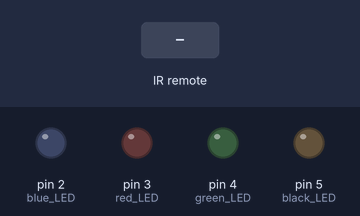
Bench run of a sketch on a simulated Arduino Uno, built with avr-gcc and run on an emulated ATmega328P. Parts: output pins drawn as LEDs (lit = HIGH). The inputs (shaded band) are chosen by the test bench.

Above: at 1.2 s.
1.3 s: infrared code 0xEF649B received
At 2.5 s:
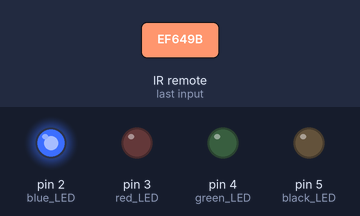
Timing chart, 0 to 7.8 s (numbered marks = the images above; inputs shaded):
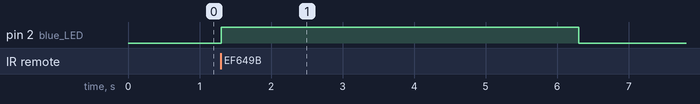

Measured:
- after the input at 1.3 s, pin 2 (blue_LED): LOW → HIGH at once, → LOW 5.0 s later

The sketch:

OnlyLEDIr.ino
```cpp
#include <IRremote.h>

int RECV_PIN = 7;
IRrecv irrecv(RECV_PIN);
decode_results results;

#define BUTTON_1 0xEF649B
#define BUTTON_2 0xEFE41B
#define BUTTON_3 0xEF14EB
#define BUTTON_4 0xEF946B
#define BUTTON_OK 0x35

int blue_LED = 2;
int red_LED = 3;
int green_LED = 4;
int black_LED = 5;


void setup()
{
  pinMode(blue_LED, OUTPUT);
  pinMode(red_LED, OUTPUT);
  pinMode(green_LED, OUTPUT);
  pinMode(black_LED, OUTPUT);

  irrecv.enableIRIn();
}
void loop() {

  if (irrecv.decode(&results))
  {

    if (results.value == BUTTON_1)
    {
      digitalWrite(blue_LED, HIGH);
      delay(5000);
      digitalWrite(blue_LED, LOW);
    }
    if (results.value == BUTTON_2)
    {
      digitalWrite(red_LED, HIGH);
      delay(5000);
      digitalWrite(red_LED, LOW);
    }
    if (results.value == BUTTON_3)
    {
      digitalWrite(green_LED, HIGH);
      delay(5000);
      digitalWrite(green_LED, LOW);

    }
  if (results.value == BUTTON_4)
    {
      digitalWrite(black_LED, HIGH);
      delay(5000);
      digitalWrite(black_LED, LOW);
    }
    irrecv.resume();
  }
}
```
